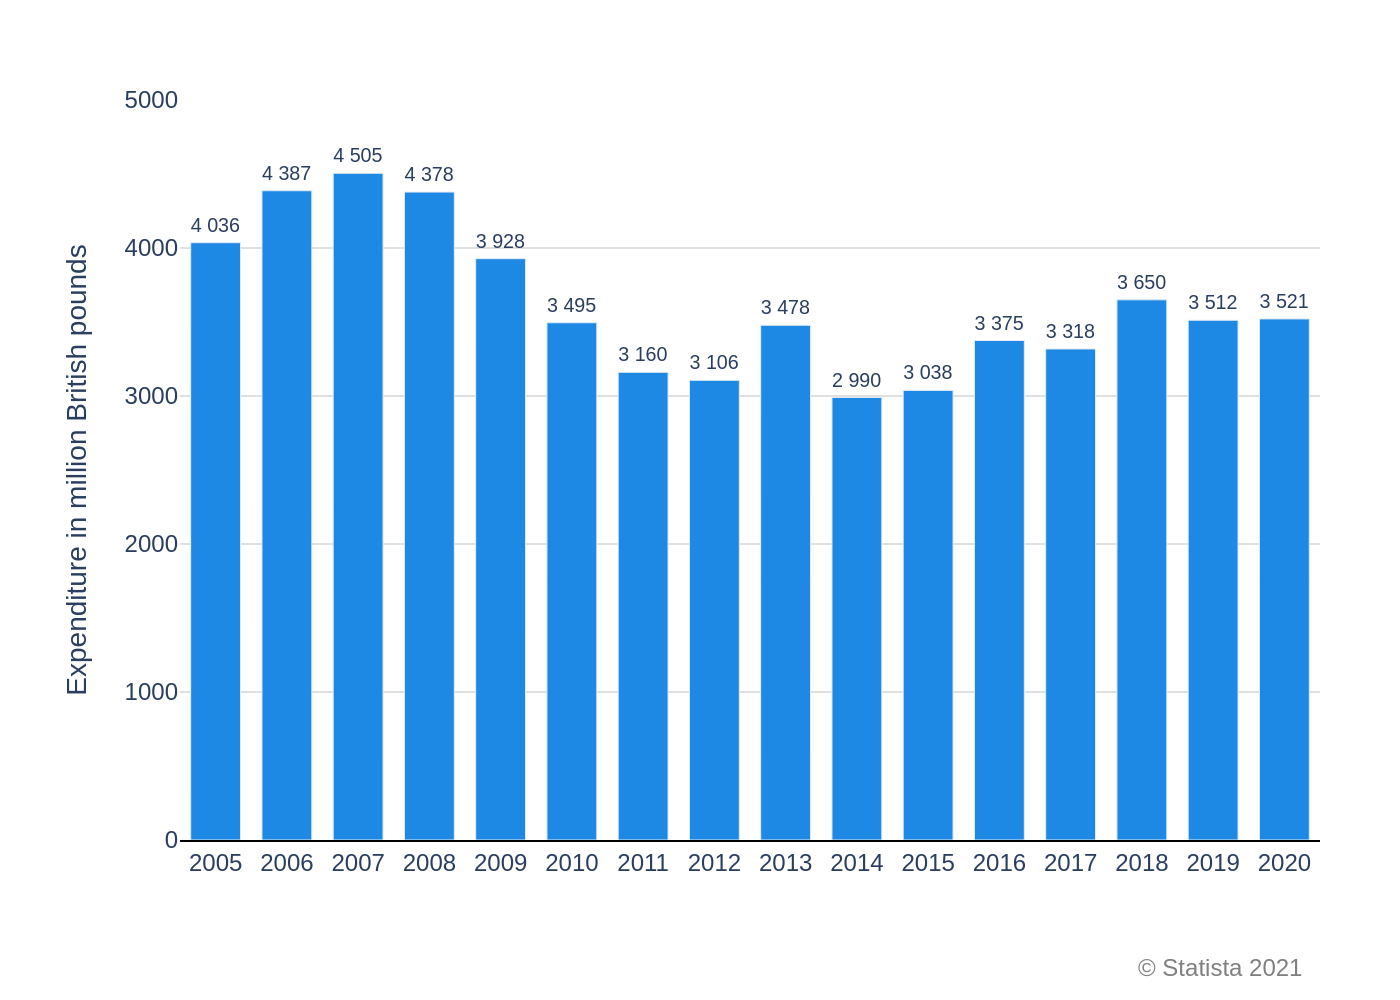

Source code (Python):
import sys
import json
import plotly.graph_objects as go
import pathlib

# Ensure a command-line argument is provided
if len(sys.argv) != 2:
    print(f"Usage: python {sys.argv[0]} <json_file_path>")
    sys.exit(1)

# Get JSON file path from the command-line argument
json_file_path = pathlib.Path(sys.argv[1])

# Check if the JSON file exists
if not json_file_path.is_file():
    print(f"Error: JSON file not found at {json_file_path}")
    sys.exit(1)

# Read and parse the JSON data
try:
    with open(json_file_path, 'r', encoding='utf-8') as f:
        config = json.load(f)
except json.JSONDecodeError:
    print(f"Error: Could not decode JSON from {json_file_path}")
    sys.exit(1)

# Extract data, texts, and colors from the loaded JSON
chart_data = config.get('chart_data', {})
texts = config.get('texts', {})
colors = config.get('colors', {})

categories = chart_data.get('categories', [])
values = chart_data.get('values', [])

# Create the figure
fig = go.Figure()

# Format text labels for the bars (e.g., "4 505")
text_labels = [f'{v:,}'.replace(',', ' ') for v in values]

# Add the bar trace to the figure
fig.add_trace(go.Bar(
    x=categories,
    y=values,
    text=text_labels,
    textposition='outside',
    marker_color=colors.get('bars', '#1f77b4'),
    cliponaxis=False  # Allow text labels to appear above the plot area
))

# Update the layout of the figure
fig.update_layout(
    font_family="Arial",
    title_text=texts.get('title'),
    yaxis_title_text=texts.get('y_axis_title'),
    xaxis_title_text=texts.get('x_axis_title'),
    plot_bgcolor='white',
    paper_bgcolor='white',
    showlegend=False,
    bargap=0.3,
    margin=dict(t=50, r=40, b=80, l=90),
    xaxis=dict(
        showline=True,
        linewidth=1,
        linecolor='black',
        tickmode='array',
        tickvals=categories,
        ticktext=[str(c) for c in categories]
    ),
    yaxis=dict(
        range=[0, 5000],
        tickvals=[0, 1000, 2000, 3000, 4000, 5000],
        showgrid=True,
        gridcolor=colors.get('grid', '#e0e0e0'),
        gridwidth=1
    ),
    annotations=[
        dict(
            text=texts.get('source'),
            showarrow=False,
            xref='paper', yref='paper',
            x=0.99, y=-0.15,
            xanchor='right', yanchor='top',
            font=dict(size=12, color='grey')
        )
    ]
)

# Update the font size for the text labels on the bars
fig.update_traces(textfont_size=12)

# Generate the output filename from the input JSON path
output_filename = json_file_path.with_suffix('.png')

# Save the figure to a PNG file with a high resolution
try:
    fig.write_image(output_filename, scale=2)
    print(f"Chart successfully saved to {output_filename}")
except Exception as e:
    print(f"Error saving image: {e}")
    sys.exit(1)
